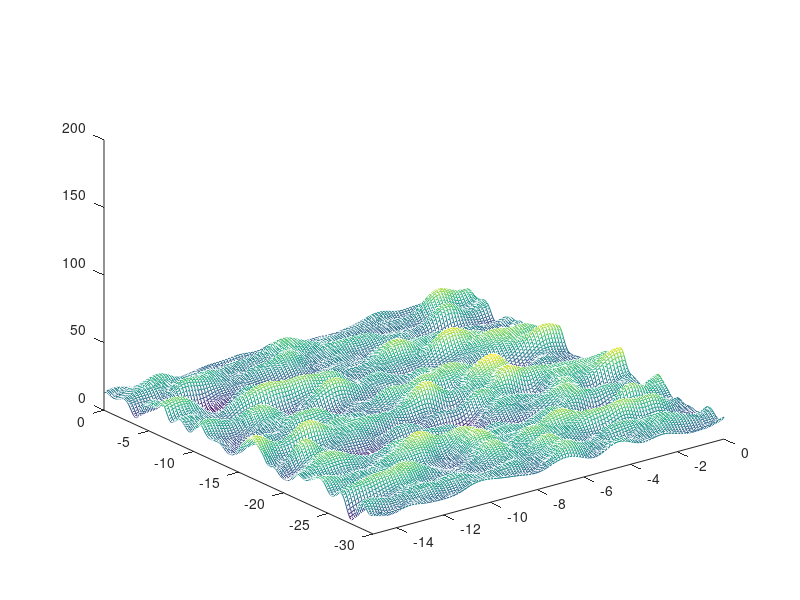

Source code (MATLAB):
clc; close all; clear all;
dx = 1/8;
Mapsize = 30;
[x,y] = meshgrid(0:dx:Mapsize);
z =  (3*(1-x).^2.*exp(-(x.^2) - (y+1).^2) ...
    - 10*(x/5 - x.^3 - y.^5).*exp(-x.^2-y.^2) ...
    - 1/3*exp(-(x+1).^2 - y.^2)+4);
x_pre = x;
for i = 1:Mapsize
    x = x_pre;
    y = y - 1;
    for j = 1:Mapsize
        x = x - 1;
        z =  randi([-1 1])* rand() * (3*(1-x).^2.*exp(-(x.^2) - (y+1).^2) ...
            - 10*(x/5 - x.^3 - y.^5).*exp(-x.^2-y.^2) ...
            - 1/3*exp(-(x+1).^2 - y.^2)+4) + z;
    end
end
z = z-min(min(z));
mesh(x,y,z);
hold on;
grid off;
for i = -300:-150
    j = i /10;
    axis([j j+15 -30 0 0 200]);
    getframe();
end